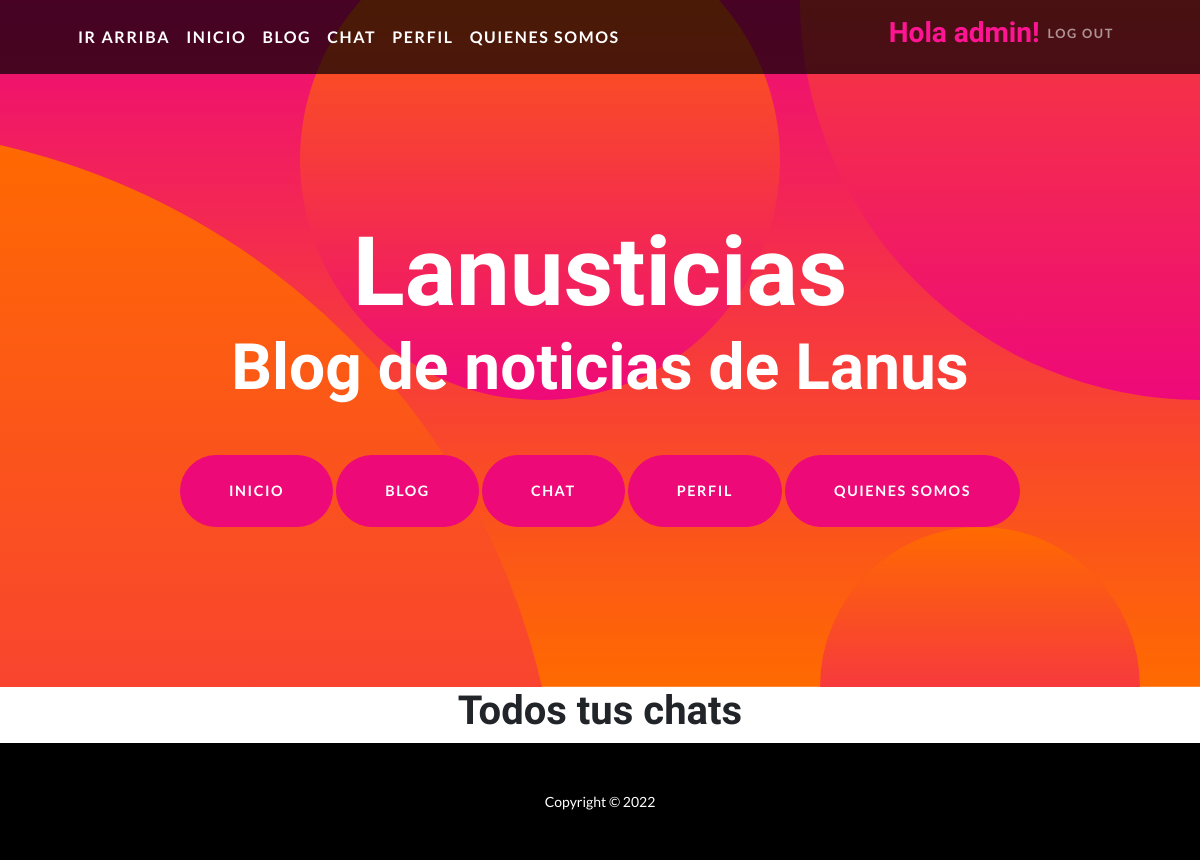
/chat (signed in), run on an earlier commit of the app's database.
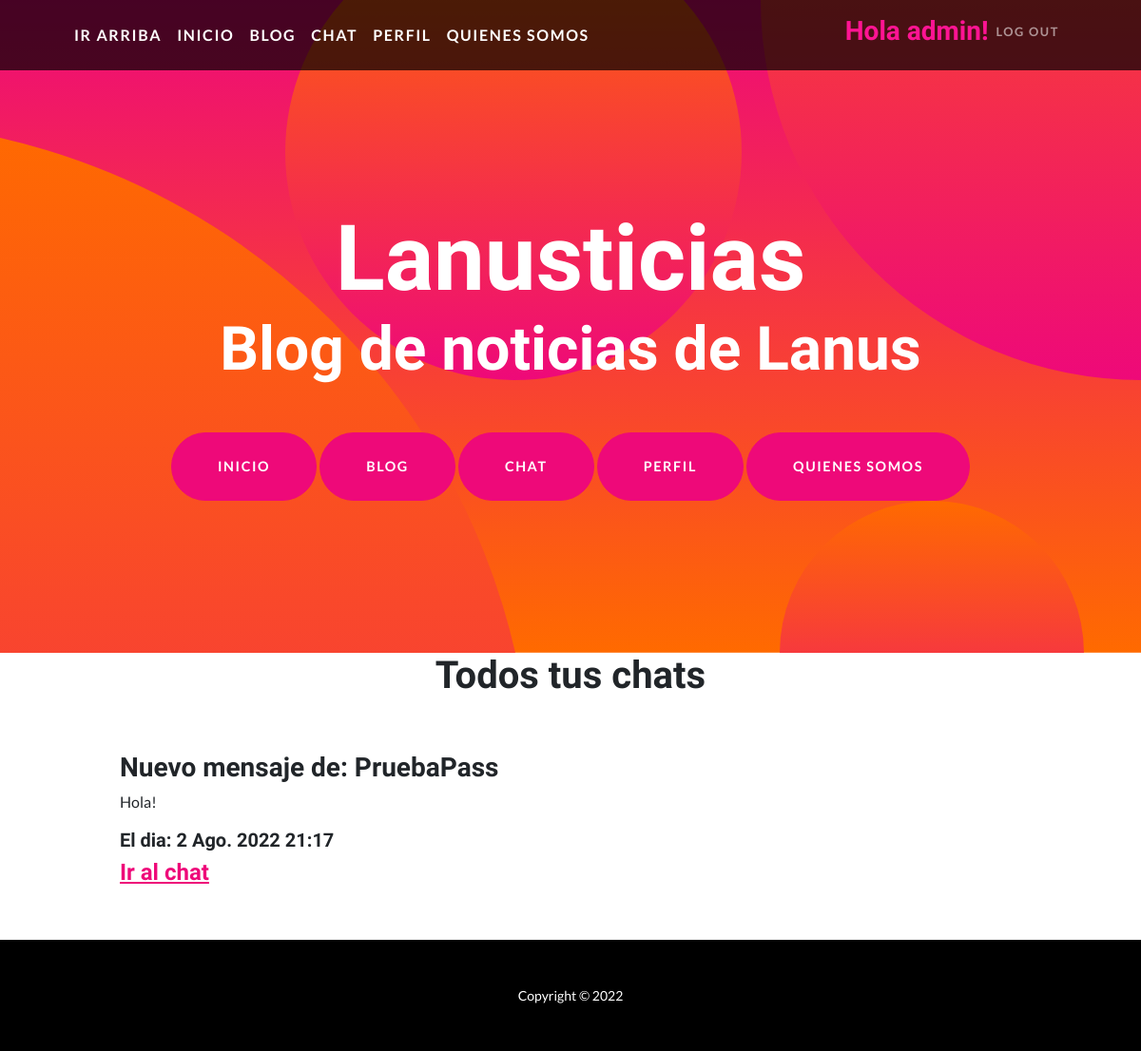
And on a later commit of the database.
### Chat/models.py (models this page shows, shortened)
class Mensaje(models.Model):
    cuerpo=models.CharField(max_length=300)
    emisor = models.ForeignKey(User, on_delete=models.CASCADE, related_name='Emisor')
    receptor = models.ForeignKey(User, on_delete=models.CASCADE, related_name='Receptor')
    enviado = models.DateTimeField(auto_now_add=True)
    leido=models.BooleanField(default=False)
    class Meta:
        ordering = ['-enviado']

### Chat/views.py (the view)
# urls.py: path('chat', chat, name='chat'),
@login_required
def chat(request):
    mensajes=Mensaje.objects.filter(receptor_id=request.user.id)
    return render (request, 'chat.html', {'mensajes':mensajes})

### templates/chat.html (shortened to what this page needs)
{% extends 'index.html' %}
{% block contenido_que_cambia %}
<h1 style='text-align:center'>Todos tus chats</h1>
{% for mensaje in mensajes %}
<section id="scroll">
    <div class="container px-5">
        <div class="row gx-5 align-items-center">
            <div class="col-lg-6 order-lg-1">
                <div class="p-5">
                    <h3>Nuevo mensaje de: {{mensaje.emisor}}</h3>
                    <p>{{mensaje.cuerpo}}</p>
                    <h5>El dia: {{mensaje.enviado}}</h5>
                    <h4><a href="mensajes/{{mensaje.id}}">Ir al chat</a></h4>
                </div>
            </div>
        </div>
    </div>
</section>
{% endfor %}
{% endblock %}

What changed in the data, as far as the page shows it:
added Mensaje: emisor "PruebaPass", cuerpo "Hola!", enviado "2 Ago. 2022 21:17"
